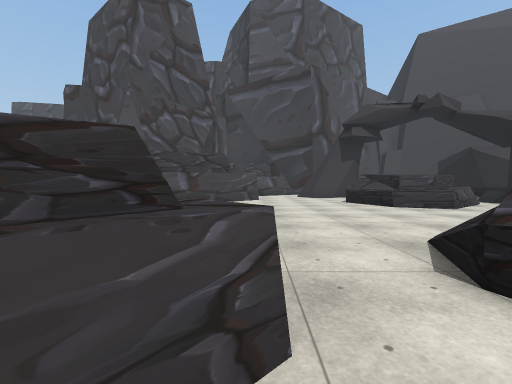
view 1 (above)

21 first-person views from a walk through a scene from a Unity 3-D project. The camera is 1.4 m above the floor, tilts 2° down and sees 90° across. The floor is counted in squares, 2 m on a side. Each view is taken from the middle of a square. On the plan, view 1 faces up. The plan holds only what a view shows up to about 9 squares ahead; the rest is blank. The place goes on beyond the plan. The player character is not drawn. Some surface patterns are stand-ins.

view 2
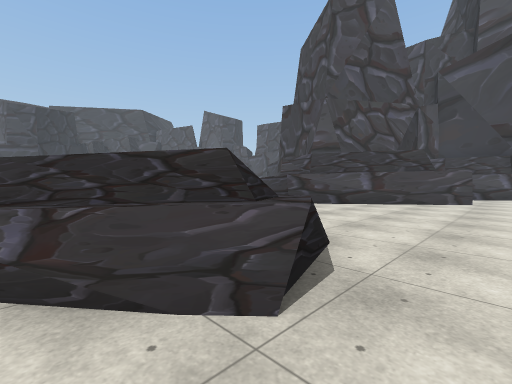

view 3
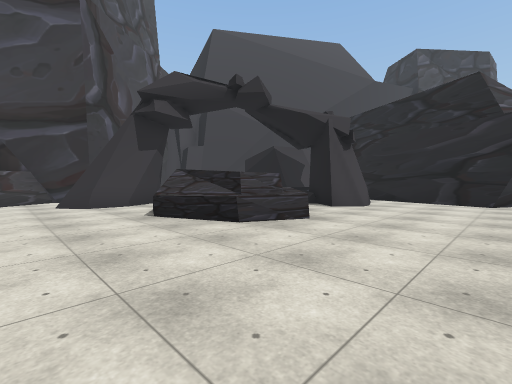

view 4
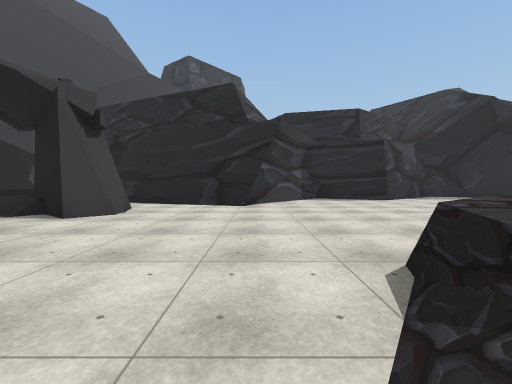

view 5
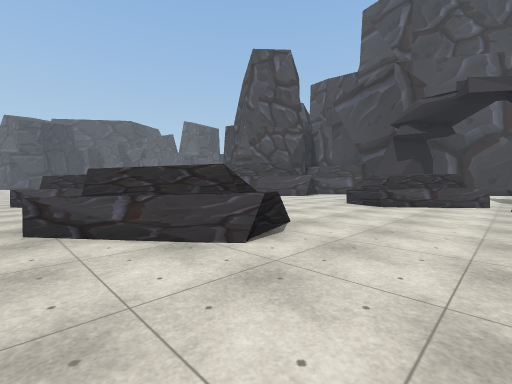

view 6
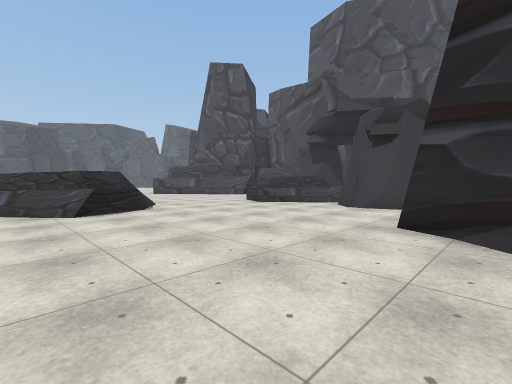

view 7
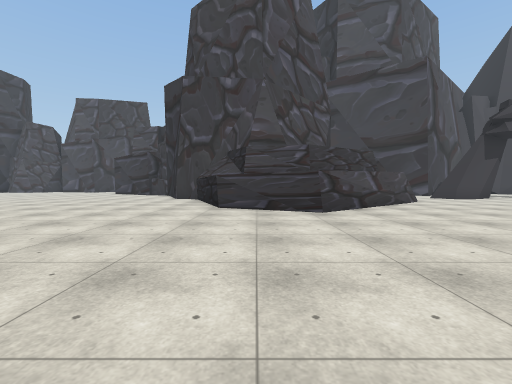

view 8
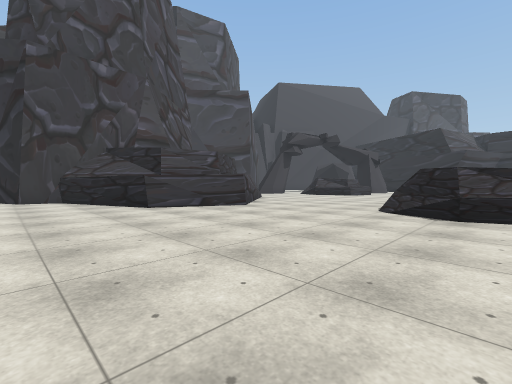

view 9
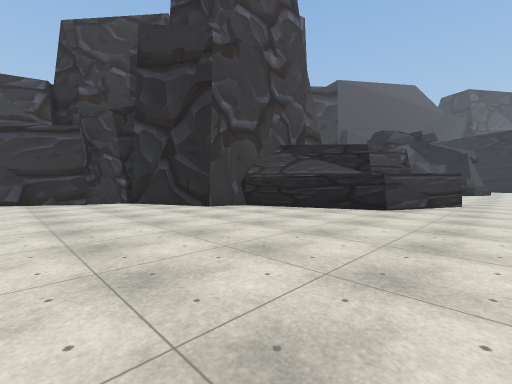

view 10
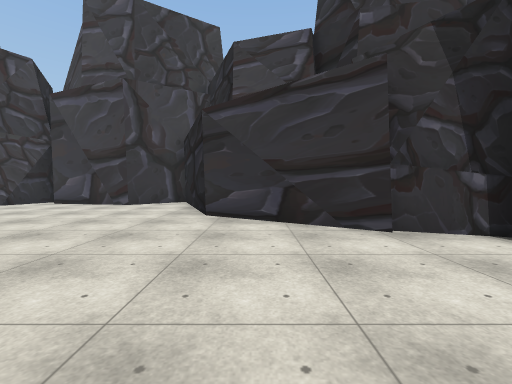

view 11
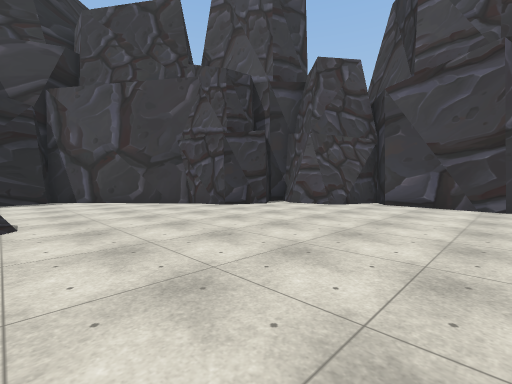

view 12
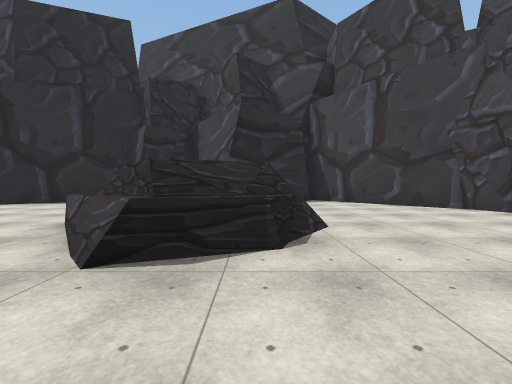

view 13
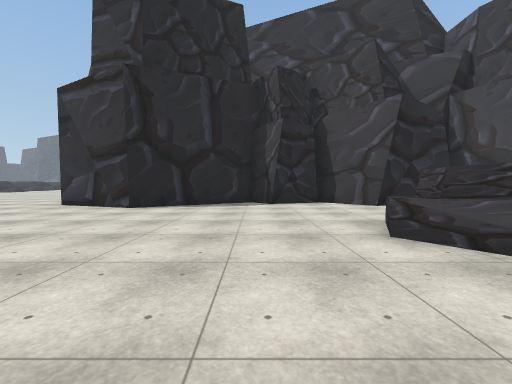

view 14
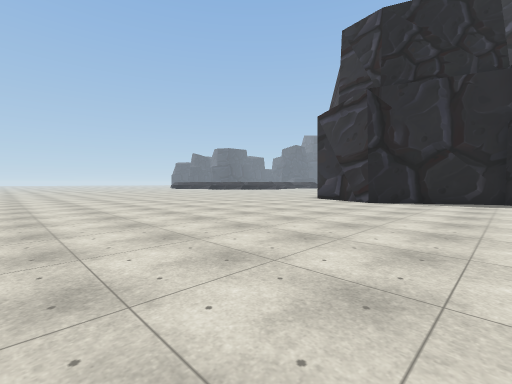

view 15
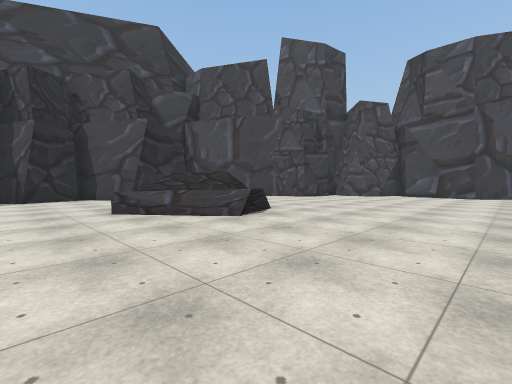

view 16
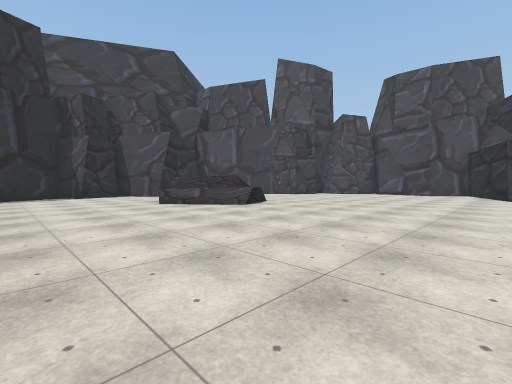

view 17
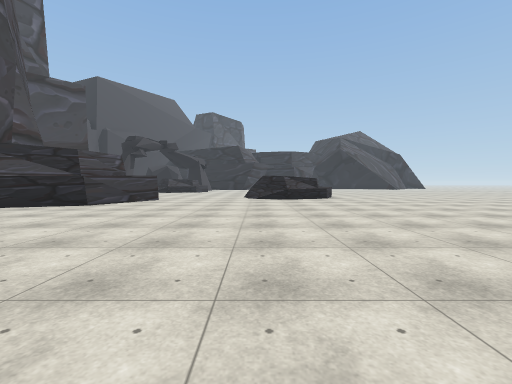

view 18
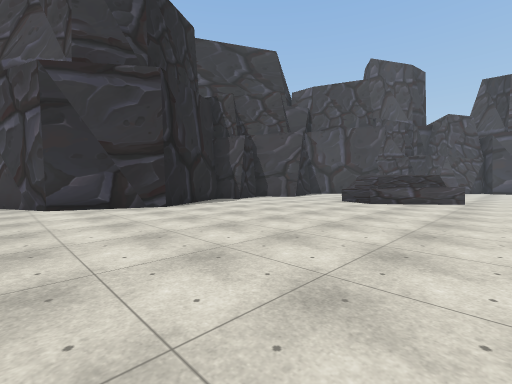

view 19
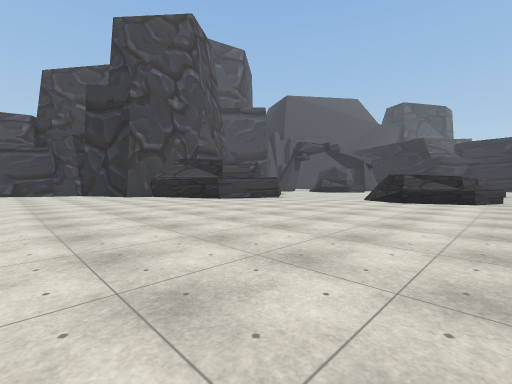

view 20
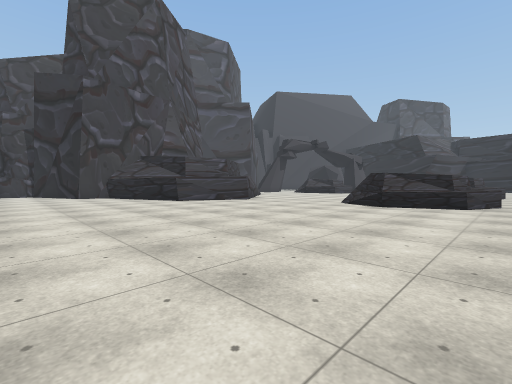

view 21
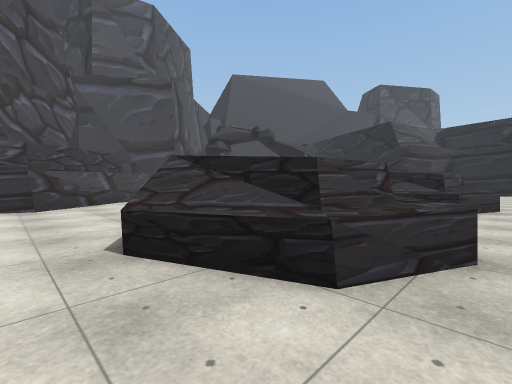

### Floor plan
Key: @ floor where view 1 was taken; # wall or solid block; . main floor; : floor 0.75 m higher than the main floor; / step, stairs or slope; = window, fence, low wall or low ledge; ^ raised ledge.
Columns run from 30 left of view 1 to 12 right of it. Each row starts with its distance up from view 1.
 21         #######
 20        ##.....##
 19       .........#
 18      ##........##
 17    ###..........##
 16   ##.............###
 15  ##................##          ##
 14  #..................#          ..
 13  #..................##         ..###
 12  #....=/.............##       ...##
 11  #    =^^.............#      ##....
 10  ##   #^#^............##    ##....    .:
  9  #...^##^..............#   ##.....######
  8  #....^^...............#####......###=###.#
  7  #.................................^......#
  6  #........................................#
  5  #.......................................##
  4  ##......................................##
  3   #..........  ............/#=...#=........
  2   #..........   ..........#^ ^^.# ^^.......
  1   #..........   ..........####^.####=......
  0 ###..........   ...........##^@.^##........
 -1 #............   ............=....=..... ...

Where each view was taken, in squares from view 1:
view 1: 0 up, 0 right, facing up
view 2: 0 up, 1 right, facing up-left
view 3: 4 up, 1 right, facing up-right
view 4: 4 up, 3 right, facing right
view 5: 1 down, 8 right, facing up-left
view 6: 0 up, 12 right, facing up-left
view 7: 1 up, 6 left, facing up
view 8: 1 up, 10 left, facing up-right
view 9: 6 up, 14 left, facing up-right
view 10: 12 up, 14 left, facing up
view 11: 12 up, 18 left, facing up-left
view 12: 11 up, 19 left, facing left
view 13: 6 up, 20 left, facing left
view 14: 6 up, 18 left, facing down-left
view 15: 6 up, 17 left, facing up-left
view 16: 4 up, 15 left, facing up-left
view 17: 3 up, 15 left, facing right
view 18: 1 down, 20 left, facing up-left
view 19: 1 down, 14 left, facing up-right
view 20: 1 down, 12 left, facing up-right
view 21: 1 down, 5 left, facing up-right
